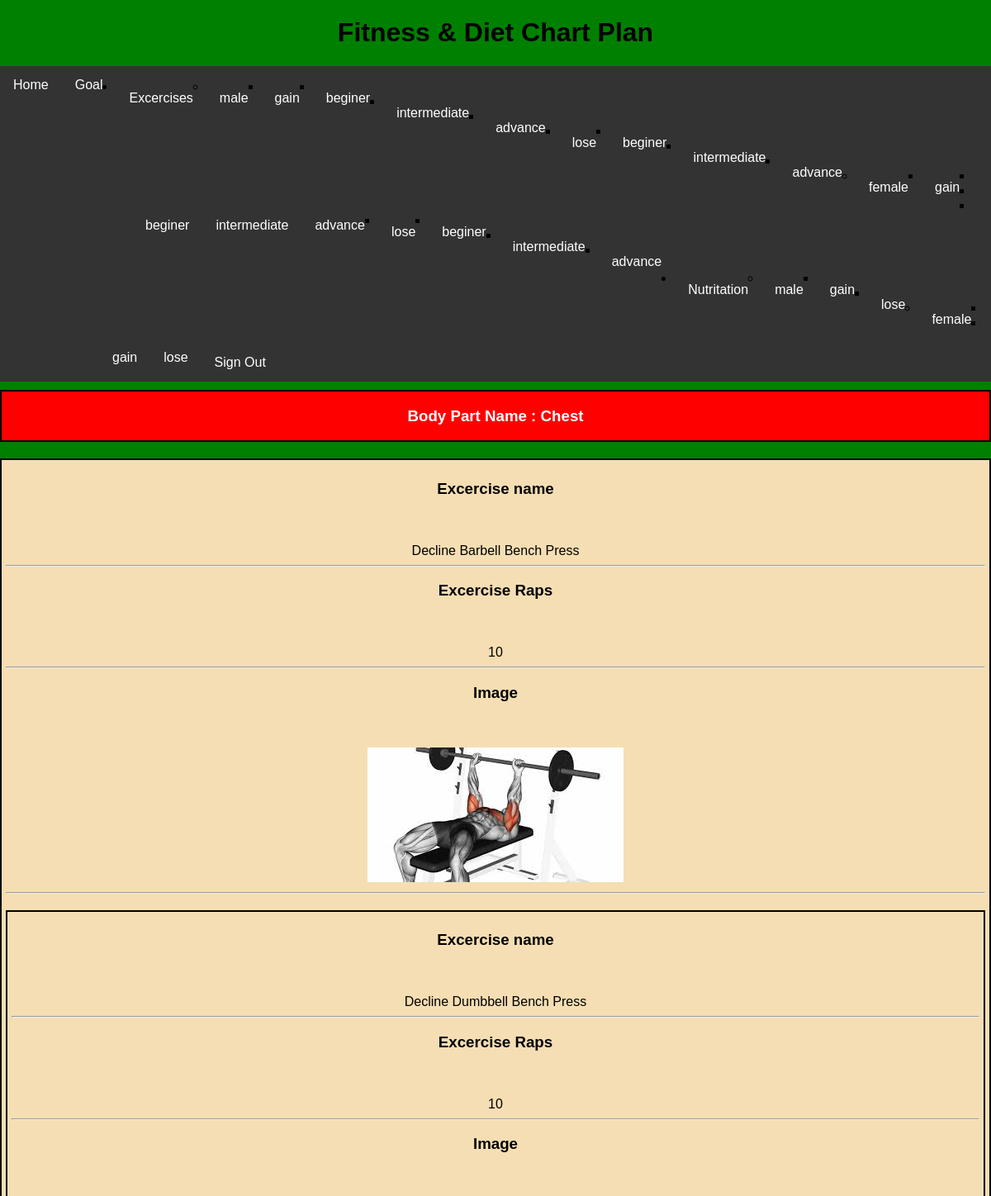
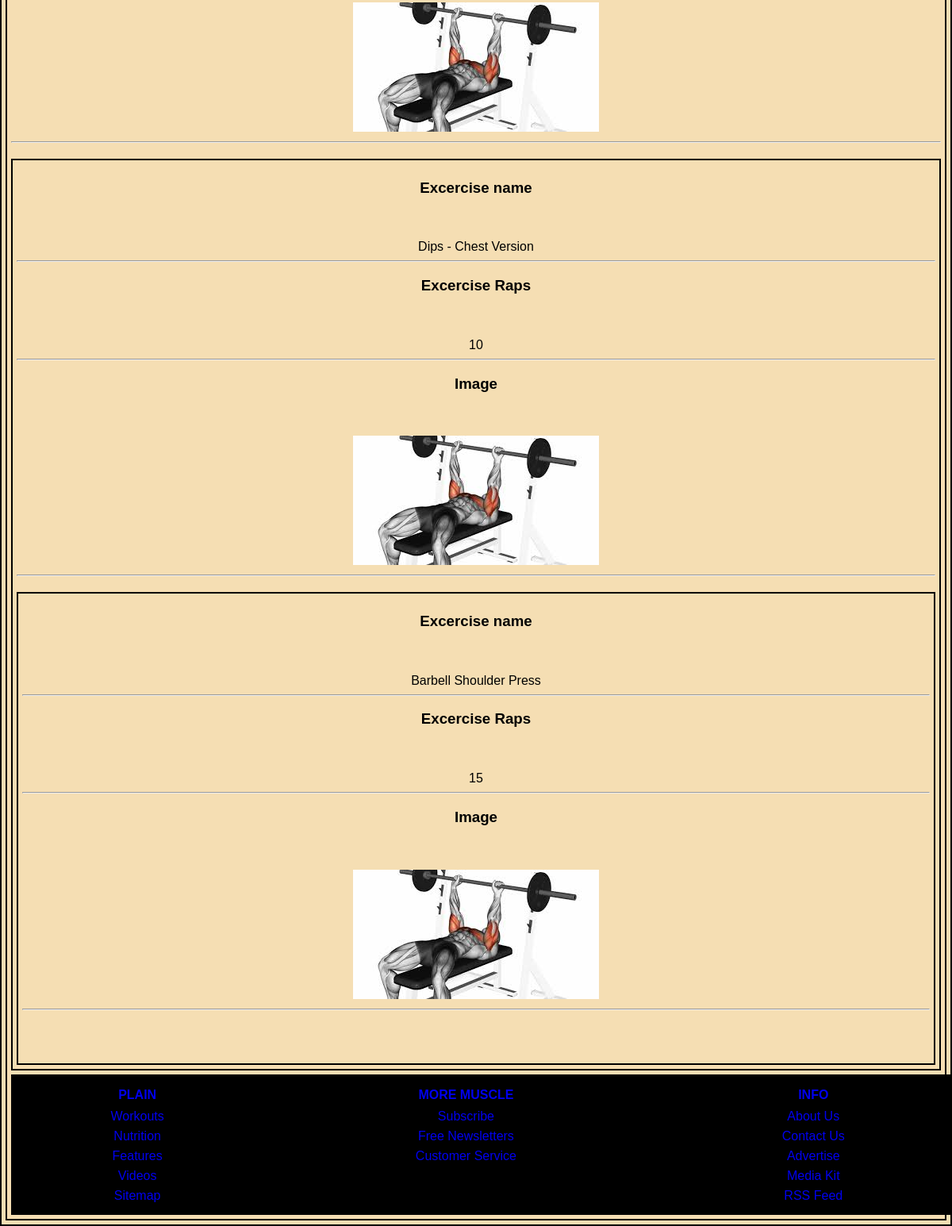
Screenshot of /excercise/male/gain/beginer/1/ (signed in) with the database file from the repository (2 pictures, top to bottom).
### fitness/models.py (models this page shows, shortened)
class BodyPart(models.Model):
    name = models.CharField(max_length=255)

class BodyPartExcercise(models.Model):
    gender = models.CharField(choices=Gender.options, max_length=20, default=Gender.male)
    fitness_plan = models.CharField(choices=FitnessPlan.options, max_length=20, default=FitnessPlan.lose)
    fitness_level = models.CharField(choices=FitnessLevel.options, max_length=20, default=FitnessLevel.beginer)
    body_part = models.ForeignKey(BodyPart, on_delete=models.CASCADE)
    excercise = models.ForeignKey(Excercise, on_delete=models.CASCADE)
    reps = models.IntegerField(default=0)

class Excercise(models.Model):
    name = models.CharField(max_length=255)
    equipment = models.ForeignKey(Equipment, on_delete=models.CASCADE)
    image = models.ImageField(upload_to='excercises',null=True)

### fitness/views.py (the view)
# urls.py: path('excercise/<gender>/<fitness_plan>/<fitness_level>/<body_part>/',views.get_excercise_detail, name='get_excercise_detail'),
@login_required(login_url='/login/')
def get_excercise_detail(request, gender, fitness_plan, fitness_level, body_part):
    print(gender, fitness_plan, fitness_level)
    body_part = BodyPart.objects.get(pk=body_part)
    excercises = BodyPartExcercise.objects.filter(
        gender=gender,
        fitness_plan=fitness_plan,
        fitness_level=fitness_level,
        body_part=body_part
    )
    return render(request, 'show_excercise_detail.html', {
        'gender': gender,
        'fitness_plan': fitness_plan,
        'fitness_level': fitness_level,
        'body_part': body_part,
        'excercises': excercises,
    })

### fitness/templatetags/load_header.py (called while the page is built)
@register.inclusion_tag('excercise_header.html')
def load_excercises():
    data = {
        'genders' : list(dict(Gender.options).values()),
        'fitness_plans' : list(dict(FitnessPlan.options).values()),
        'fitness_levels' : list(dict(FitnessLevel.options).values()),
    }
    print(data)
    return data

@register.inclusion_tag('diet_header.html')
def load_diet():
    data = {
        'genders' : list(dict(Gender.options).values()),
        'fitness_plans' : list(dict(FitnessPlan.options).values()),
    }
    return data

### fitness/templates/show_excercise_detail.html (shortened to what this page needs)
{% extends 'base.html' %}
{% block body %}
<div class="excercisedisplaymain  ">
    <div class="bodypartname   ">
        <h3>Body Part Name : {{ body_part.name }}</h3>
    </div>
    {% for excercise in excercises %}
    <div class="excercisedisplay">
        <h3>Excercise name</h3> <br><br> {{excercise.excercise.name}}<hr>
         <h3>Excercise Raps</h3> <br><br> {{excercise.reps}}<hr>
         <h3>Image</h3> <br><br> <img src="\media\{{excercise.excercise.image}}"><hr>
    {% endfor %}
    </br></br></br></div>
</div>
{% endblock body %}

### rows the page displays
BodyPart: name "Chest"
BodyPartExcercise: excercise.name "Decline Barbell Bench Press", reps "10", excercise.image (picture)
BodyPartExcercise: excercise.name "Decline Dumbbell Bench Press", reps "10", excercise.image (picture)
BodyPartExcercise: excercise.name "Dips - Chest Version", reps "10", excercise.image (picture)
BodyPartExcercise: excercise.name "Barbell Shoulder Press", reps "15", excercise.image (picture)

### other values shown
{{ gender }} "male" "female"
{{ fitness_plan }} "gain" "lose" "gain" "lose"
{{ fitness_level }} "beginer" "intermediate" "advance" "beginer" "intermediate" "advance" "beginer" "intermediate" "advance" "beginer" "intermediate" "advance"
